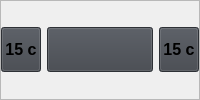
                            <widget class="QFrame" name="playerBtns">
                             <property name="styleSheet">
                              <string notr="true">QPushButton {
	background-color: rgb(64, 68, 75);
	padding: 5px 3px 5px 3px;
}
QPushButton:hover {
	background-color: rgb(58, 62, 68);
}
QPushButton:pressed {
	margin-bottom: -1px;
}</string>
                             </property>
                             <property name="frameShape">
                              <enum>QFrame::StyledPanel</enum>
                             </property>
                             <property name="frameShadow">
                              <enum>QFrame::Raised</enum>
                             </property>
                             <layout class="QHBoxLayout" name="horizontalLayout_30">
                              <property name="leftMargin">
                               <number>0</number>
                              </property>
                              <property name="topMargin">
                               <number>0</number>
                              </property>
                              <property name="rightMargin">
                               <number>0</number>
                              </property>
                              <property name="bottomMargin">
                               <number>0</number>
                              </property>
                              <item>
                               <widget class="QPushButton" name="pastBtn">
                                <property name="sizePolicy">
                                 <sizepolicy hsizetype="Maximum" vsizetype="Fixed">
                                  <horstretch>0</horstretch>
                                  <verstretch>0</verstretch>
                                 </sizepolicy>
                                </property>
                                <property name="minimumSize">
                                 <size>
                                  <width>0</width>
                                  <height>45</height>
                                 </size>
                                </property>
                                <property name="maximumSize">
                                 <size>
                                  <width>16777215</width>
                                  <height>45</height>
                                 </size>
                                </property>
                                <property name="font">
                                 <font>
                                  <family>Arial</family>
                                  <pointsize>12</pointsize>
                                  <weight>75</weight>
                                  <bold>true</bold>
                                 </font>
                                </property>
                                <property name="toolTip">
                                 <string>Вернуться на 15 секунд</string>
                                </property>
                                <property name="text">
                                 <string>15 c</string>
                                </property>
                                <property name="icon">
                                 <iconset resource="resources/icons.qrc">
                                  <normaloff>:/other/double_angle_left.svg</normaloff>:/other/double_angle_left.svg</iconset>
                                </property>
                                <property name="iconSize">
                                 <size>
                                  <width>30</width>
                                  <height>30</height>
                                 </size>
                                </property>
                               </widget>
                              </item>
                              <item>
                               <widget class="QPushButton" name="playPauseBntLg">
                                <property name="minimumSize">
                                 <size>
                                  <width>0</width>
                                  <height>45</height>
                                 </size>
                                </property>
                                <property name="maximumSize">
                                 <size>
                                  <width>16777215</width>
                                  <height>45</height>
                                 </size>
                                </property>
                                <property name="font">
                                 <font>
                                  <family>Arial</family>
                                  <pointsize>12</pointsize>
                                  <weight>75</weight>
                                  <bold>true</bold>
                                 </font>
                                </property>
                                <property name="text">
                                 <string/>
                                </property>
                                <property name="icon">
                                 <iconset resource="resources/icons.qrc">
                                  <normaloff>:/other/play.svg</normaloff>:/other/play.svg</iconset>
                                </property>
                                <property name="iconSize">
                                 <size>
                                  <width>30</width>
                                  <height>30</height>
                                 </size>
                                </property>
                               </widget>
                              </item>
                              <item>
                               <widget class="QPushButton" name="futureBtn">
                                <property name="sizePolicy">
                                 <sizepolicy hsizetype="Maximum" vsizetype="Fixed">
                                  <horstretch>0</horstretch>
                                  <verstretch>0</verstretch>
                                 </sizepolicy>
                                </property>
                                <property name="minimumSize">
                                 <size>
                                  <width>0</width>
                                  <height>45</height>
                                 </size>
                                </property>
                                <property name="maximumSize">
                                 <size>
                                  <width>16777215</width>
                                  <height>45</height>
                                 </size>
                                </property>
                                <property name="font">
                                 <font>
                                  <family>Arial</family>
                                  <pointsize>12</pointsize>
                                  <weight>75</weight>
                                  <bold>true</bold>
                                 </font>
                                </property>
                                <property name="toolTip">
                                 <string>Вперед на 15 секунд</string>
                                </property>
                                <property name="layoutDirection">
                                 <enum>Qt::RightToLeft</enum>
                                </property>
                                <property name="text">
                                 <string>15 c</string>
                                </property>
                                <property name="icon">
                                 <iconset resource="resources/icons.qrc">
                                  <normaloff>:/other/double_angle_right.svg</normaloff>:/other/double_angle_right.svg</iconset>
                                </property>
                                <property name="iconSize">
                                 <size>
                                  <width>30</width>
                                  <height>30</height>
                                 </size>
                                </property>
                               </widget>
                              </item>
                             </layout>
                            </widget>
